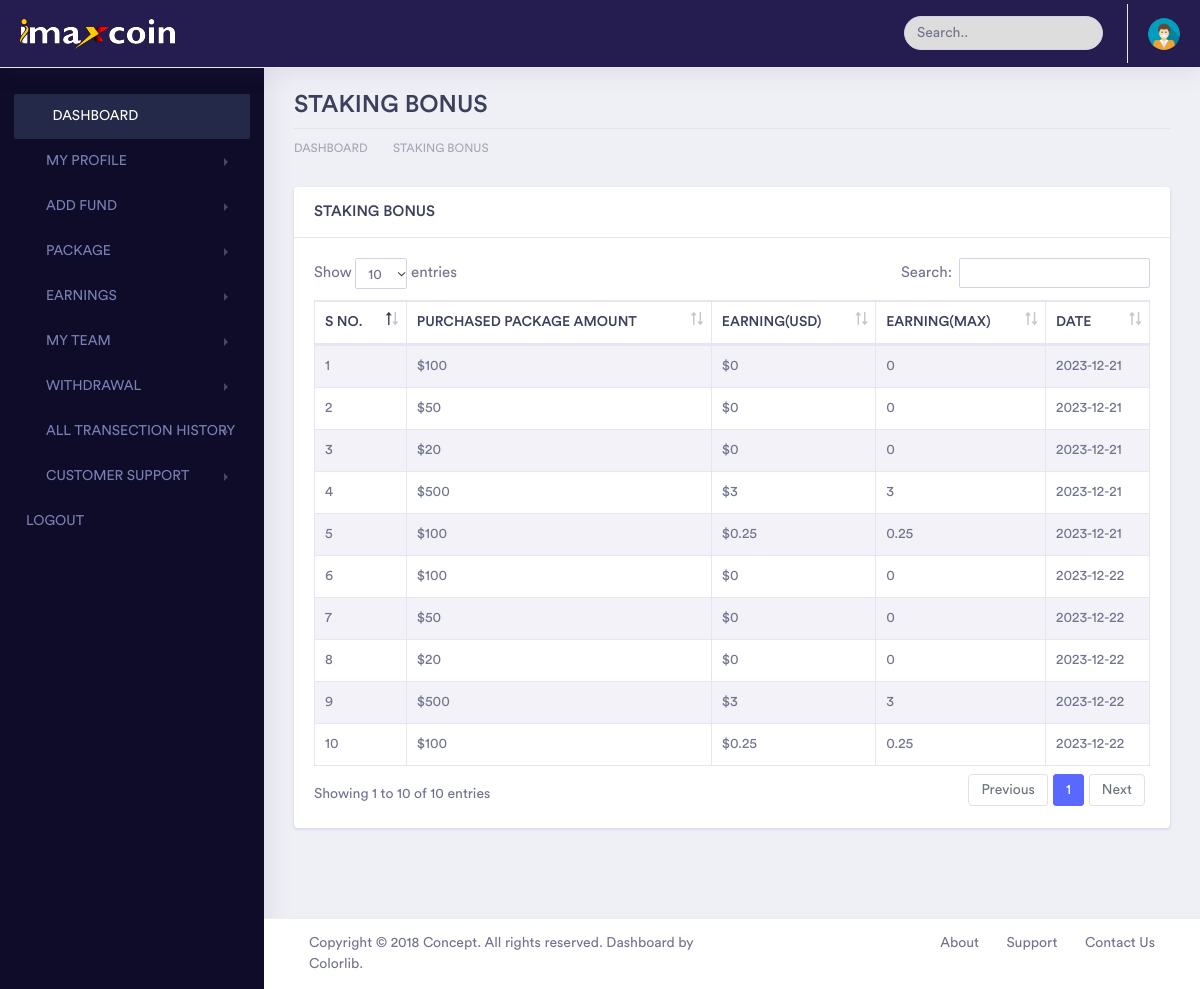
Page /admin/staking-bonus.php (signed in) on the committed database.
### tables this page shows
CREATE TABLE `invest_return` (
  `id` int(11) NOT NULL,
  `staking_id` int(11) NOT NULL,
  `user_id` varchar(11) NOT NULL,
  `amount` float NOT NULL,
  `i_date` date NOT NULL,
  `invested_amount` float NOT NULL
);

### admin/elements/connection.php (called while the page is built, shortened)
<?php
 if(isset($_SESSION['session_id']) && isset($_SESSION['user_id'])){
    $my_id=$_SESSION['user_id'];
 }
 else{
 	header("Location:index.php");
 }
?>

### admin/staking-bonus.php (the view, shortened to what this page needs)
<!doctype html>
<html lang="en">
<?php include_once("elements/connection.php");?>
<head>
    <link rel="stylesheet" href="assets/vendor/bootstrap/css/bootstrap.min.css">
    <link href="assets/vendor/fonts/circular-std/style.css" rel="stylesheet">
    <link rel="stylesheet" href="assets/libs/css/style.css">
    <link rel="stylesheet" href="assets/vendor/fonts/fontawesome/css/fontawesome-all.css">
    <link rel="stylesheet" type="text/css" href="assets/vendor/datatables/css/dataTables.bootstrap4.css">
    <link rel="stylesheet" type="text/css" href="assets/vendor/datatables/css/buttons.bootstrap4.css">
    <link rel="stylesheet" type="text/css" href="assets/vendor/datatables/css/select.bootstrap4.css">
    <link rel="stylesheet" type="text/css" href="assets/vendor/datatables/css/fixedHeader.bootstrap4.css">
</head>
<?php include("elements/sidebar.php");?>
<div class="dashboard-wrapper">
            <div class="container-fluid  dashboard-content">
                <div class="row">
                    <div class="col-xl-12 col-lg-12 col-md-12 col-sm-12 col-12">
                        <div class="page-header">
                            <h2 class="pageheader-title">STAKING BONUS</h2>
                            <div class="page-breadcrumb">
                                <nav aria-label="breadcrumb">
                                    <ol class="breadcrumb">
                                        <li class="breadcrumb-item"><a href="#" class="breadcrumb-link">DASHBOARD</a></li>
                                        <li class="breadcrumb-item"><a href="#" class="breadcrumb-link">STAKING BONUS</a></li>
                                    </ol>
                                </nav>
                            </div>
                        </div>
                    </div>
                </div>
                <div class="row">
                    <div class="col-xl-12 col-lg-12 col-md-12 col-sm-12 col-12">
                        <div class="card">
                             <?php $price=mysqli_fetch_array(mysqli_query($conn,"SELECT price FROM imax_price WHERE id=1"));?>
                            <div class="card-header">
                                <h5 class="mb-0">STAKING BONUS</h5>
                            </div>
                            <div class="card-body">
                                <div class="table-responsive">
                                    <table id="example4" class="table table-striped table-bordered" style="width:100%">
                                        <thead>
                                            <tr>
                                                <th>S NO.</th>
                                                <th>PURCHASED PACKAGE AMOUNT</th>
                                                <th>EARNING(USD)</th>
                                                <th>EARNING(MAX)</th>
                                                <th>DATE</th>
                                            </tr>
                                        </thead>
                                        <tbody>
                                            <?php
                                            $a=0;
                                            $data=mysqli_query($conn,"SELECT * FROM invest_return WHERE user_id=$my_id");
                                            while($d=mysqli_fetch_array($data)){
                                                ?>
                                            <tr>
                                                <td><?php echo ++$a?></td>
                                                <td>$<?php echo $d['invested_amount']?></td>
                                                <td>$<?php echo $d['amount']?></td>
                                                <td><?php echo $d['amount']/$price['price']?></td>
                                                <td><?php echo $d['i_date']?></td>
                                            </tr>
                                                <?php
                                            }
                                            ?>
                                        </tbody>
                                    </table>
                                </div>
                            </div>
                        </div>
                    </div>
                </div>
            </div>
            <div class="footer">
                <div class="container-fluid">
                    <div class="row">
                        <div class="col-xl-6 col-lg-6 col-md-12 col-sm-12 col-12">
                            Copyright © 2018 Concept. All rights reserved. Dashboard by <a href="https://colorlib.com/wp/">Colorlib</a>.
                        </div>
                        <div class="col-xl-6 col-lg-6 col-md-12 col-sm-12 col-12">
                            <div class="text-md-right footer-links d-none d-sm-block">
                                <a href="javascript: void(0);">About</a>
                                <a href="javascript: void(0);">Support</a>
                                <a href="javascript: void(0);">Contact Us</a>
                            </div>
                        </div>
                    </div>
                </div>
            </div>
        </div>
    </div>
</body>
</html>

### rows in the picture
invest_return: invested_amount "100", amount "0", $d['amount']/$price['price'] "0", i_date "2023-12-21"
invest_return: invested_amount "50", amount "0", $d['amount']/$price['price'] "0", i_date "2023-12-21"
invest_return: invested_amount "20", amount "0", $d['amount']/$price['price'] "0", i_date "2023-12-21"
invest_return: invested_amount "500", amount "3", $d['amount']/$price['price'] "3", i_date "2023-12-21"
invest_return: invested_amount "100", amount "0.25", $d['amount']/$price['price'] "0.25", i_date "2023-12-21"
invest_return: invested_amount "100", amount "0", $d['amount']/$price['price'] "0", i_date "2023-12-22"
invest_return: invested_amount "50", amount "0", $d['amount']/$price['price'] "0", i_date "2023-12-22"
invest_return: invested_amount "20", amount "0", $d['amount']/$price['price'] "0", i_date "2023-12-22"
invest_return: invested_amount "500", amount "3", $d['amount']/$price['price'] "3", i_date "2023-12-22"
invest_return: invested_amount "100", amount "0.25", $d['amount']/$price['price'] "0.25", i_date "2023-12-22"
